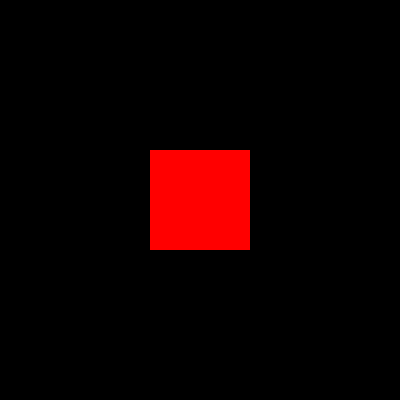
Frame 1 (no input)
Frame 60 (the mouse pressed at the canvas centre just before this capture): identical to frame 1, image omitted
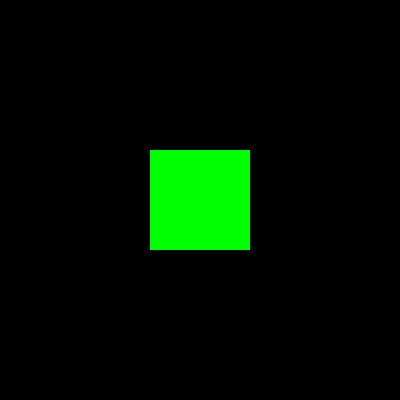
Frame 120 (the mouse held since frame 60 and released just before this capture)

The Processing sketch that drew these frames (run headless with seeded random() and noise(); from frame 60 on, the mouse is pressed at the canvas centre):

// Processing sketch: processing_72530
// ── processing_72530.pde

void setup(){
 size(400, 400);
background(0); 
}

void draw(){
 fill(255, 0, 0);
 rectMode(CENTER);
 
 if(mouseX > 150 && mouseX < 250 && mouseY > 150 && mouseY <250) {
  fill(0, 255, 0);   
 }
 

noStroke();
rect(width/2, height/2, 100, 100);




}
